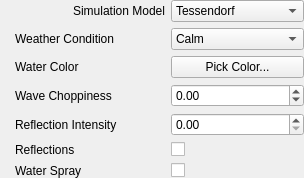
                 <widget class="QFrame" name="waterEC_MeshmoonWaterOptionsFrame">
                  <property name="frameShape">
                   <enum>QFrame::NoFrame</enum>
                  </property>
                  <property name="frameShadow">
                   <enum>QFrame::Plain</enum>
                  </property>
                  <property name="lineWidth">
                   <number>0</number>
                  </property>
                  <layout class="QFormLayout" name="formLayout_5">
                   <property name="fieldGrowthPolicy">
                    <enum>QFormLayout::AllNonFixedFieldsGrow</enum>
                   </property>
                   <property name="leftMargin">
                    <number>15</number>
                   </property>
                   <property name="topMargin">
                    <number>0</number>
                   </property>
                   <property name="rightMargin">
                    <number>0</number>
                   </property>
                   <property name="bottomMargin">
                    <number>0</number>
                   </property>
                   <item row="0" column="0">
                    <widget class="QLabel" name="EC_MeshmoonWaterTypeLabel">
                     <property name="minimumSize">
                      <size>
                       <width>150</width>
                       <height>0</height>
                      </size>
                     </property>
                     <property name="text">
                      <string>Simulation Model</string>
                     </property>
                     <property name="alignment">
                      <set>Qt::AlignRight|Qt::AlignTrailing|Qt::AlignVCenter</set>
                     </property>
                    </widget>
                   </item>
                   <item row="0" column="1">
                    <widget class="QComboBox" name="EC_MeshmoonWaterTypeComboBox">
                     <item>
                      <property name="text">
                       <string>Tessendorf</string>
                      </property>
                     </item>
                     <item>
                      <property name="text">
                       <string>Pierson-Moskowitz</string>
                      </property>
                     </item>
                     <item>
                      <property name="text">
                       <string>Jonswap</string>
                      </property>
                     </item>
                    </widget>
                   </item>
                   <item row="1" column="0">
                    <widget class="QLabel" name="EC_MeshmoonWaterWeatherConditionLabel">
                     <property name="text">
                      <string>Weather Condition</string>
                     </property>
                    </widget>
                   </item>
                   <item row="1" column="1">
                    <widget class="QComboBox" name="EC_MeshmoonWaterWeatherConditionComboBox">
                     <item>
                      <property name="text">
                       <string>Calm</string>
                      </property>
                     </item>
                     <item>
                      <property name="text">
                       <string>Light Air</string>
                      </property>
                     </item>
                     <item>
                      <property name="text">
                       <string>Light Breeze</string>
                      </property>
                     </item>
                     <item>
                      <property name="text">
                       <string>Gentle Breeze</string>
                      </property>
                     </item>
                     <item>
                      <property name="text">
                       <string>Moderate Breeze</string>
                      </property>
                     </item>
                     <item>
                      <property name="text">
                       <string>Fresh Breeze</string>
                      </property>
                     </item>
                     <item>
                      <property name="text">
                       <string>Strong Breeze</string>
                      </property>
                     </item>
                     <item>
                      <property name="text">
                       <string>Moderate Gale</string>
                      </property>
                     </item>
                     <item>
                      <property name="text">
                       <string>Fresh Gale</string>
                      </property>
                     </item>
                     <item>
                      <property name="text">
                       <string>Strong Gale</string>
                      </property>
                     </item>
                     <item>
                      <property name="text">
                       <string>Storm</string>
                      </property>
                     </item>
                     <item>
                      <property name="text">
                       <string>Violent Storm</string>
                      </property>
                     </item>
                     <item>
                      <property name="text">
                       <string>Hurricane Force</string>
                      </property>
                     </item>
                    </widget>
                   </item>
                   <item row="3" column="0">
                    <widget class="QLabel" name="EC_MeshmoonWaterColorLabel">
                     <property name="text">
                      <string>Water Color</string>
                     </property>
                    </widget>
                   </item>
                   <item row="3" column="1">
                    <widget class="QPushButton" name="EC_MeshmoonWaterColorButton">
                     <property name="sizePolicy">
                      <sizepolicy hsizetype="Expanding" vsizetype="Fixed">
                       <horstretch>0</horstretch>
                       <verstretch>0</verstretch>
                      </sizepolicy>
                     </property>
                     <property name="toolTip">
                      <string>Pick Color...</string>
                     </property>
                     <property name="text">
                      <string>Pick Color...</string>
                     </property>
                    </widget>
                   </item>
                   <item row="4" column="0">
                    <widget class="QLabel" name="EC_MeshmoonWaterChoppinessLabel">
                     <property name="text">
                      <string>Wave Choppiness</string>
                     </property>
                    </widget>
                   </item>
                   <item row="4" column="1">
                    <widget class="QDoubleSpinBox" name="EC_MeshmoonWaterChoppinessSpinBox">
                     <property name="minimum">
                      <double>-100.000000000000000</double>
                     </property>
                     <property name="maximum">
                      <double>100.000000000000000</double>
                     </property>
                     <property name="singleStep">
                      <double>0.250000000000000</double>
                     </property>
                    </widget>
                   </item>
                   <item row="6" column="0">
                    <widget class="QLabel" name="EC_MeshmoonWaterReflectionsLabel">
                     <property name="text">
                      <string>Reflections</string>
                     </property>
                    </widget>
                   </item>
                   <item row="6" column="1">
                    <widget class="QCheckBox" name="EC_MeshmoonWaterReflectionsCheckBox"/>
                   </item>
                   <item row="7" column="0">
                    <widget class="QLabel" name="EC_MeshmoonWaterSprayLabel">
                     <property name="text">
                      <string>Water Spray</string>
                     </property>
                    </widget>
                   </item>
                   <item row="7" column="1">
                    <widget class="QCheckBox" name="EC_MeshmoonWaterSprayCheckBox"/>
                   </item>
                   <item row="5" column="0">
                    <widget class="QLabel" name="EC_MeshmoonWaterReflectionIntensityLabel">
                     <property name="text">
                      <string>Reflection Intensity</string>
                     </property>
                    </widget>
                   </item>
                   <item row="5" column="1">
                    <widget class="QDoubleSpinBox" name="EC_MeshmoonWaterReflectionIntensitySpinBox">
                     <property name="minimum">
                      <double>0.000000000000000</double>
                     </property>
                     <property name="maximum">
                      <double>1.000000000000000</double>
                     </property>
                     <property name="singleStep">
                      <double>0.050000000000000</double>
                     </property>
                    </widget>
                   </item>
                  </layout>
                 </widget>
